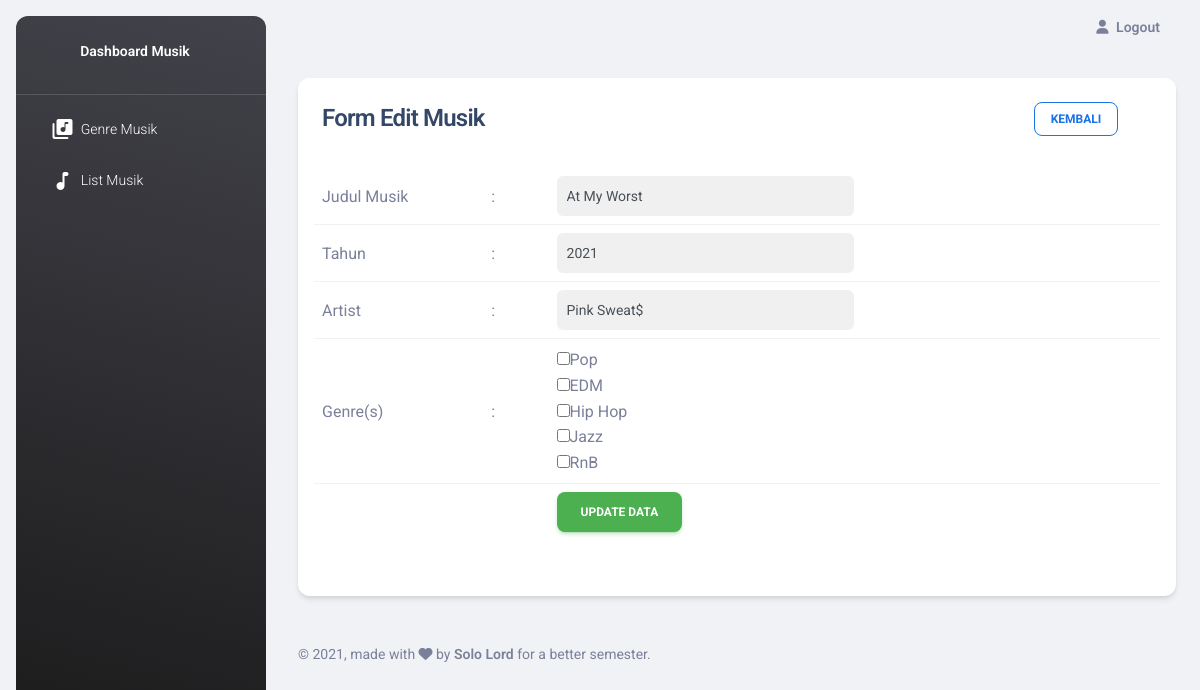
Screenshot of /?page=musik_edit&id_musik=2 (signed in) with the database file from the repository.
### tables this page shows
CREATE TABLE `modul` (
  `id_modul` int(11) NOT NULL,
  `nm_modul` varchar(255) NOT NULL,
  `judul_modul` varchar(255) NOT NULL,
  `icon_modul` varchar(255) NOT NULL,
  `deleted_at` datetime DEFAULT NULL,
  `created_at` datetime NOT NULL,
  `updated_at` datetime NOT NULL
);

CREATE TABLE `musik` (
  `id_musik` int(11) NOT NULL,
  `judul_musik` varchar(255) NOT NULL,
  `tahun` year(4) NOT NULL,
  `artist` text NOT NULL,
  `deleted_at` datetime DEFAULT NULL,
  `created_at` datetime NOT NULL DEFAULT current_timestamp(),
  `updated_at` datetime NOT NULL DEFAULT current_timestamp()
);

CREATE TABLE `genre` (
  `id_genre` int(11) NOT NULL,
  `nama_genre` varchar(100) NOT NULL,
  `deleted_at` datetime DEFAULT NULL
);

### libraries/fungsi.php (called while the page is built, shortened)
<?php
    function clean_data($data)
    {
        $data = addslashes($data);
        $data = htmlspecialchars($data);
        return $data;
    }

### index.php (the view, shortened to what this page needs)
<!DOCTYPE html>
<html lang="en">
<head>
  <link href="./assets/dashboard/css/nucleo-icons.css" rel="stylesheet" />
  <link href="./assets/dashboard/css/nucleo-svg.css" rel="stylesheet" />
  <link id="pagestyle" href="./assets/dashboard/css/material-dashboard.css?v=3.0.0" rel="stylesheet" />
</head>
<body class="g-sidenav-show  bg-gray-200">
  <?php
  require_once "libraries/koneksi.php";
  require_once "libraries/fungsi.php";
  ?>
  <?php if (isset($_SESSION['is_logged_in'])) {
    $sql = "select m.* from modul_role as mr
    join modul as m on m.id_modul=mr.id_modul
    where mr.id_role=" . $_SESSION['id_role'] . " and mr.deleted_at is null and m.deleted_at is null";
    $menu = mysqli_query($koneksi, $sql);
  ?>
    <aside class="sidenav navbar navbar-vertical navbar-expand-xs border-0 border-radius-xl my-3 fixed-start ms-3   bg-gradient-dark" id="sidenav-main">
      <div class="sidenav-header">
        <p class="navbar-brand text-center">
          <span class="ms-1 font-weight-bold text-white">Dashboard Musik</span>
      </div>
      <hr class="horizontal light mt-0 mb-2">
      <div class="collapse navbar-collapse  w-auto  max-height-vh-100" id="sidenav-collapse-main">
        <ul class="navbar-nav">
          <?php while ($row = mysqli_fetch_assoc($menu)) { ?>
            <li class="nav-item">
              <a class="nav-link text-white" href="?page=<?php echo $row['nm_modul']; ?>">
                <i class="material-icons opacity-10"><?php echo $row['icon_modul']; ?></i>
                <span class="nav-link-text ms-1"><?php echo $row['judul_modul'] ?></span>
              </a>
            </li>
          <?php } ?>
        </ul>
      </div>
    </aside>
  <?php }; ?>
  <main class="main-content position-relative max-height-vh-100 h-100 border-radius-lg ">
    <nav class="navbar navbar-main navbar-expand-lg px-0 mx-4 shadow-none border-radius-xl" id="navbarBlur" navbar-scroll="true">
      <div class="collapse navbar-collapse mt-sm-0 mt-2 me-md-0 me-sm-4 justify-content-end" id="navbar">
        <?php if (isset($_SESSION['is_logged_in'])) { ?>
          <a href="?page=logout" class="nav-link text-body font-weight-bold pr-2">
            <i class="fa fa-user me-sm-1"></i>
            <span class="d-sm-inline d-none">Logout</span>
          </a>
        <?php } ?>
      </div>
    </nav>
    <?php
    if (isset($_GET['page']) == false) {
      $halaman = 'login';
    } else {
      $halaman = $_GET['page'];
    }
    require_once "pages/" . $halaman . ".php"
    ?>
    <footer class="footer py-4  ">
      <div class="container-fluid">
        <div class="row align-items-center justify-content-lg-between">
          <div class="col-lg-6 mb-lg-0 mb-4">
            <div class="copyright text-center text-sm text-muted text-lg-start">
              ©
              ,
              made with <i class="fa fa-heart"></i> by
              <span class="font-weight-bold">Solo Lord</span>
              for a better semester.
            </div>
          </div>
        </div>
      </div>
    </footer>
  </main>
</body>
</html>

### pages/musik_edit.php (shortened to what this page needs)
<div class="container-fluid py-4">
    <div class="card col-16">
        <div class="card-header pb-0">
            <div class="row">
                <div class="col-10">
                    <h4>Form Edit Musik</h5>
                </div>
                <div class="col-2">
                    <a href="?page=musik_list" class="btn btn-sm btn-outline-info">Kembali</a>
                </div>
            </div>
        </div>
        <div class="card-body px-0 pb-2 pt-0">
            <div class="table-responsive p-3">
                <?php
                $id_musik = clean_data($_GET['id_musik']);
                $sql = "SELECT * FROM musik as m
                        JOIN musik_genre as mg on mg.id_musik=m.id_musik
                        JOIN genre as g ON mg.id_genre=g.id_genre
                        where m.id_musik=" . $id_musik;
                $result = mysqli_query($koneksi, $sql);
                $row = mysqli_fetch_assoc($result);
                $sql2 = "select * from genre where deleted_at is null";
                $genre = mysqli_query($koneksi, $sql2);
                ?>
                <form action="?page=musik_update" method="POST">
                    <table class="table align-items-center ml-0">
                        <tr>
                            <td width='20%'>Judul Musik</td>
                            <td>:</td>
                            <td><input value="<?php echo $row['judul_musik']; ?>" style="background-color: #f0f0f0; width:50%; padding-left:10px" type="text" name='judul_musik' class="form-control"></td>
                        </tr>
                        <tr>
                            <td width='20%'>Tahun</td>
                            <td>:</td>
                            <td><input value="<?php echo $row['tahun']; ?>" style="background-color: #f0f0f0; width:50%; padding-left:10px" type="text" name='tahun' class="form-control"></td>
                        </tr>
                        <tr>
                            <td width='20%'>Artist</td>
                            <td>:</td>
                            <td><input value="<?php echo $row['artist']; ?>" style="background-color: #f0f0f0; width:50%; padding-left:10px" type="text" name='artist' class="form-control"></td>
                        </tr>
                        <tr>
                            <td>Genre(s)</td>
                            <td>:</td>
                            <td>
                                <?php
                                while ($row = mysqli_fetch_assoc($genre)) {
                                    echo "<input type='checkbox' name='genre[]' value='" . $row['id_genre'] . "' />" . $row['nama_genre'] . "<br />";
                                }
                                ?>
                            </td>
                        </tr>
                        <tr>
                            <td></td>
                            <td></td>
                            <td><input type="submit" value="Update Data" class="btn btn-success"></td>
                        </tr>
                    </table>
                </form>
            </div>
        </div>
    </div>
</div>

### rows the page displays
modul: judul_modul "Genre Musik"
modul: judul_modul "List Musik"
musik: judul_musik "At My Worst", tahun "2021", artist "Pink Sweat$"
genre: nama_genre "Pop"
genre: nama_genre "EDM"
genre: nama_genre "Hip Hop"
genre: nama_genre "Jazz"
genre: nama_genre "RnB"
